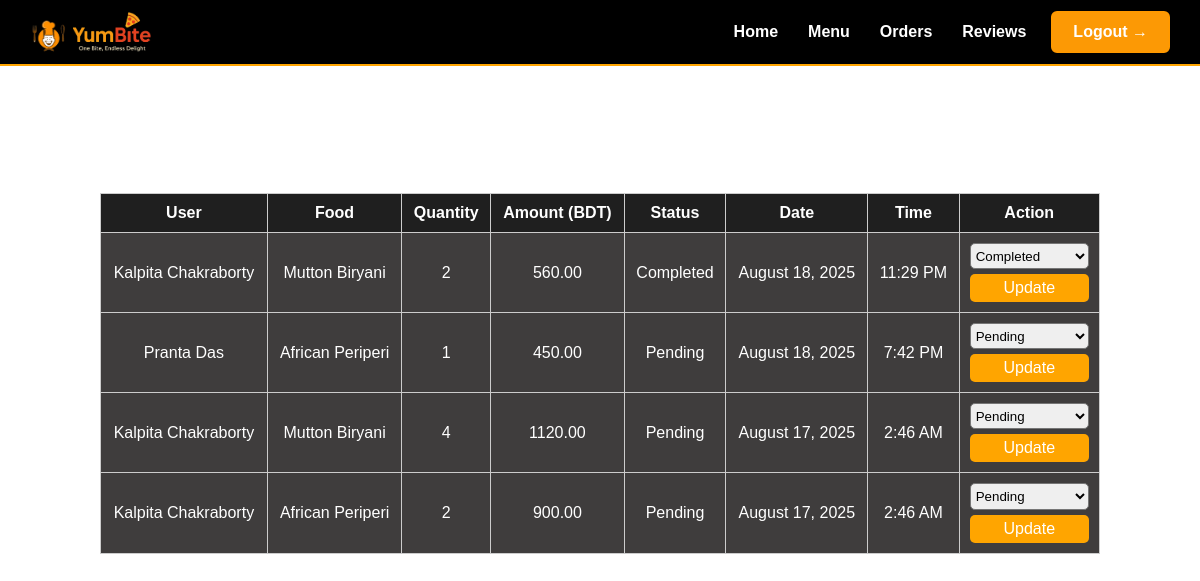
The page /admin_orders.php (signed in) on the database its author committed.
### tables this page shows
CREATE TABLE `orders` (
  `id` int(11) NOT NULL,
  `user_id` int(11) NOT NULL,
  `food_id` int(11) NOT NULL,
  `quantity` int(11) NOT NULL CHECK (`quantity` > 0),
  `amount` decimal(10,2) NOT NULL CHECK (`amount` >= 0),
  `status` varchar(100) NOT NULL,
  `created_at` datetime NOT NULL DEFAULT current_timestamp()
);

CREATE TABLE `users` (
  `id` int(11) NOT NULL,
  `full_name` varchar(128) NOT NULL,
  `phone` varchar(11) NOT NULL,
  `email` varchar(255) NOT NULL,
  `password` varchar(255) NOT NULL,
  `address` text NOT NULL,
  `role` varchar(50) DEFAULT 'user'
);

CREATE TABLE `food` (
  `id` int(11) NOT NULL,
  `name` varchar(100) NOT NULL,
  `price` decimal(10,2) NOT NULL,
  `description` text NOT NULL,
  `image` varchar(255) NOT NULL,
  `category_id` int(11) DEFAULT NULL,
  `restaurant_id` int(11) DEFAULT NULL,
  `cuisine_id` int(11) DEFAULT NULL
);

### admin_orders.php (the view, shortened to what this page needs)
<?php
require_once "database.php";
$sql = "SELECT o.id, u.full_name, f.name AS food_name, o.quantity, o.amount, o.status, o.created_at
        FROM orders o
        JOIN users u ON o.user_id = u.id
        JOIN food f ON o.food_id = f.id
        ORDER BY o.created_at DESC";
$result = mysqli_query($conn, $sql);
?>
<!DOCTYPE html>
<html lang="en">
<head>
    <link id="theme-style" rel="stylesheet" href="css/style-dark.css">
    <link rel="stylesheet" href="css/style.css">
    <link rel="stylesheet" href="css/signup.css">
</head>
<body>
    <header>
        <nav>
            <div class="logo">
                <img src="images/logo1.png" alt="Logo1" class="logo1" />
                <img src="images/logo.png" alt="YumBite" />
            </div>
            <ul class="nav-links" id="navLinks">
                <li><a href="admin.php">Home</a></li>
                <li><a href="admin_menu.php">Menu</a></li>
                <li><a href="admin_orders.php">Orders</a></li>
                <li><a href="user_reviews.php">Reviews</a></li>
                <a href="logout.php" class="login-btn logout">Logout →</a>
            </ul>
        </nav>
    </header>
    <div class="admin-container">
        <h1 class="text-center">All Orders</h1>
        <div class="table-container">
            <table>
                <tr>
                    <th>User</th>
                    <th>Food</th>
                    <th>Quantity</th>
                    <th>Amount (BDT)</th>
                    <th>Status</th>
                    <th>Date</th>
                    <th>Time</th>
                    <th>Action</th>
                </tr>
                <?php while ($row = mysqli_fetch_assoc($result)) { ?>
                    <?php
                    $timestamp = strtotime($row["created_at"]);
                    $date = date("F j, Y", $timestamp);
                    $time = date("g:i A", $timestamp);
                    ?>
                    <tr>
                        <td><?php echo htmlspecialchars($row['full_name']); ?></td>
                        <td><?php echo htmlspecialchars($row['food_name']); ?></td>
                        <td><?php echo htmlspecialchars($row['quantity']); ?></td>
                        <td><?php echo htmlspecialchars($row['amount']); ?></td>
                        <td><?php echo htmlspecialchars($row['status']); ?></td>
                        <td><?php echo $date; ?></td>
                        <td><?php echo $time; ?></td>
                        <td>
                            <form method="POST">
                                <select name="status">
                                    <option value="Pending" <?php echo $row['status'] == 'Pending' ? 'selected' : ''; ?>>
                                        Pending
                                    </option>
                                    <option value="Completed" <?php echo $row['status'] == 'Completed' ? 'selected' : ''; ?>>
                                        Completed</option>
                                </select>
                                <button type="submit" name="update_status" class="btn">Update</button>
                            </form>
                        </td>
                    </tr>
                <?php } ?>
            </table>
        </div>
    </div>
</body>
</html>

### css/style-dark.css (style rules this page uses)
body { font-family: Arial, sans-serif; background-color: #000000; color: #ffffff; margin: 0; padding: 0; }
nav { background-color: #000000; color: #ffa500; padding: 8px 30px; display: flex; justify-content: space-between; align-items: center; border-bottom: 2px solid #ffa500; position: relative; flex-wrap: wrap; }
.logo { display: flex; align-items: center; gap: 5px; }
.logo img { height: 40px; vertical-align: middle; }
.logo1 { margin-top: 8px; }
.nav-links { list-style: none; display: flex; align-items: center; gap: 20px; flex-wrap: wrap; }
.nav-links li { position: relative; }
.nav-links li a { text-decoration: none; color: white; font-weight: bold; padding: 8px 5px; display: inline-block; transition: color 0.3s ease; }
.login-btn { background-color: #fc9905; color: #ffffff; padding: 10px 20px; border-radius: 6px; font-weight: bold; font-size: 16px; display: inline-block; text-decoration: none; border: 2px solid #ff9900; text-align: center; transition: background-color 0.3s ease, color 0.3s ease; }

### css/style.css (style rules this page uses)
* { margin: 0 0; padding: 0 0; font-family: Arial, Helvetica, sans-serif; }
.text-center { text-align: center; }
a { color: #ff8b1f; text-decoration: none; }
.btn { padding: 2% 4%; border: none; font-size: 1rem; border-radius: 5px; }
.logo { width: 10%; float: left; }

### css/signup.css (style rules this page uses)
body { margin: 0; padding: 0; font-family: Arial, sans-serif; background: url("../images/sbg.jpg") no-repeat center center fixed; background-size: cover; }
.btn { width: 100%; padding: 10px; background: #ff9900; border: none; color: white; border-radius: 5px; cursor: pointer; font-size: 16px; }

### admin_orders.php (style rules this page uses)
.admin-container { max-width: 1000px; margin: 50px auto; padding: 20px; }
table { width: 100%; border-collapse: collapse; margin: 20px 0; }
table, th, td { border: 1px solid #ccc; background-color: #3f3d3d; padding: 10px; text-align: center; }
th { background-color: #1f1f1f; color: white; }
form { display: flex; flex-direction: column; gap: 5px; }
form select { padding: 3% 1%; border-radius: 5px; }
.btn { background-color: #ffa500; color: white; padding: 5px 10px; border: none; border-radius: 5px; cursor: pointer; }

### rows shown on the page
orders: user.full_name "Kalpita Chakraborty", food.name "Mutton Biryani", quantity "2", amount "560.00", status "Completed", created_at "August 18, 2025", created_at "11:29 PM"
orders: user.full_name "Pranta Das", food.name "African Periperi", quantity "1", amount "450.00", status "Pending", created_at "August 18, 2025", created_at "7:42 PM"
orders: user.full_name "Kalpita Chakraborty", food.name "Mutton Biryani", quantity "4", amount "1120.00", status "Pending", created_at "August 17, 2025", created_at "2:46 AM"
orders: user.full_name "Kalpita Chakraborty", food.name "African Periperi", quantity "2", amount "900.00", status "Pending", created_at "August 17, 2025", created_at "2:46 AM"
